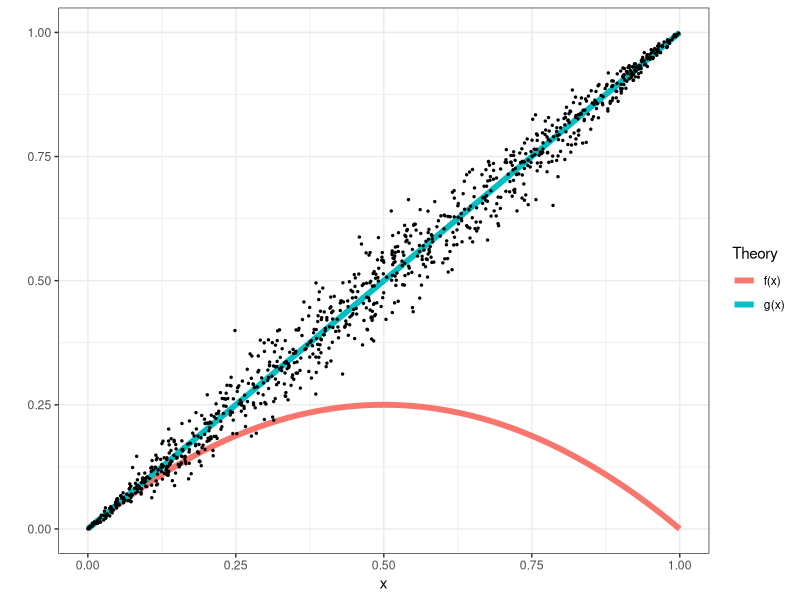
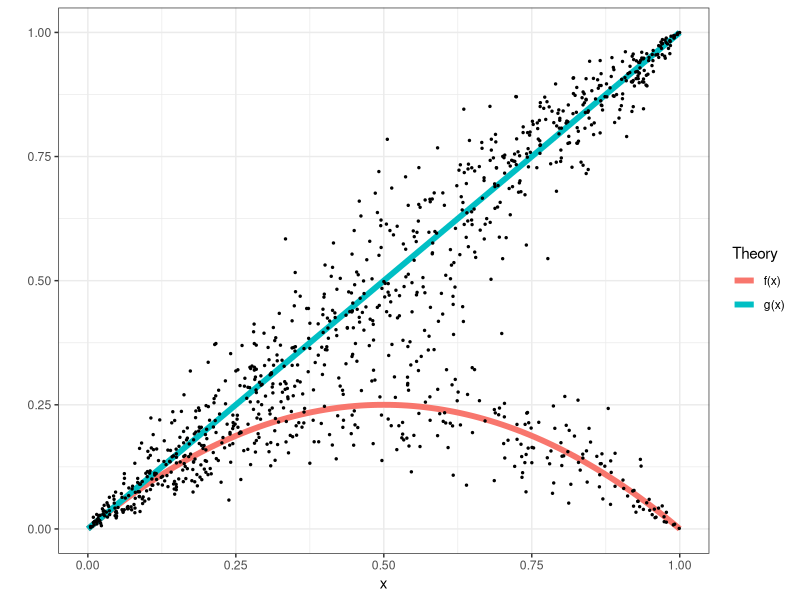
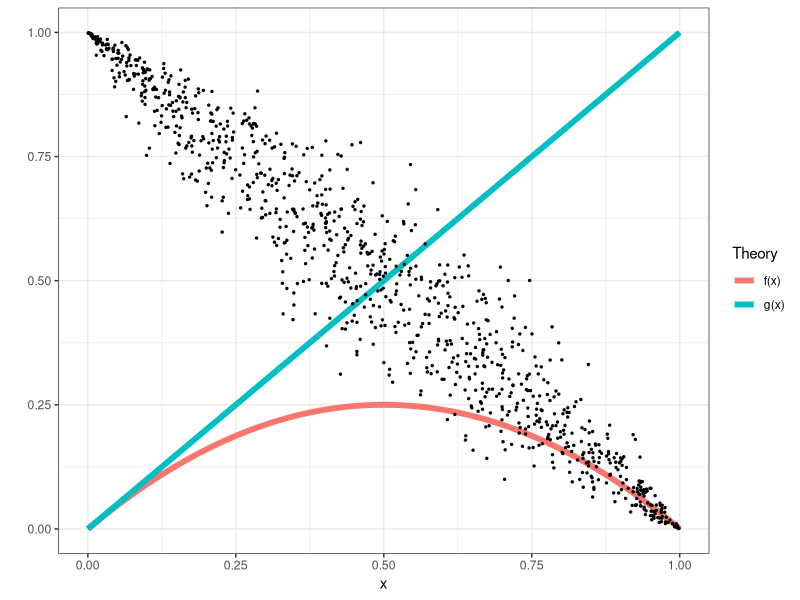

Here is the R script that generated these plots, in order:
## ---- chunk 1
knitr::opts_chunk$set(echo = FALSE)
library(ggplot2)
set.seed(42)
## ---- chunk 2
x<-seq(0,1,length=101)
y<-x*(1-x)
pltData<-data.frame(y,x)
pltData$Theory <- "f(x)"
tmp<-pltData
tmp$y<-x
tmp$Theory<-"g(x)"
pltData<-rbind(pltData,tmp)

xdata<-runif(n=1000)
ydata<-1/(1+exp(-((log(xdata)-log((1-xdata)))+0.2*rnorm(n=1000))))
dataXY<-data.frame(xdata,ydata)

plt<-(
  ggplot(pltData,aes(x=x,y=y,color=Theory))
  +geom_line(size=2)
  +geom_point(data=dataXY,aes(x=xdata,y=ydata),size=0.5,color="black")
  +theme_bw()
  +xlab("x")
  +ylab("")
)
plt
## ---- chunk 3

xdata<-runif(n=1000)
group<-(runif(n=1000)<0.7)
yprediction<-xdata*(1-xdata)
yprediction[group]<-xdata[group]

ydata<-  1/(1+exp(-((log(yprediction)-log((1-yprediction)))+0.4*rnorm(n=1000))))
dataXY<-data.frame(xdata,ydata)

plt<-(
  ggplot(pltData,aes(x=x,y=y,color=Theory))
  +geom_line(size=2)
  +geom_point(data=dataXY,aes(x=xdata,y=ydata),size=0.5,color="black")
  +theme_bw()
  +xlab("x")
  +ylab("")
)
plt
## ---- chunk 4

xdata<-runif(n=1000)

yprediction<-1-xdata

ydata<-  1/(1+exp(-((log(yprediction)-log((1-yprediction)))+0.4*rnorm(n=1000))))
dataXY<-data.frame(xdata,ydata)

plt<-(
  ggplot(pltData,aes(x=x,y=y,color=Theory))
  +geom_line(size=2)
  +geom_point(data=dataXY,aes(x=xdata,y=ydata),size=0.5,color="black")
  +theme_bw()
  +xlab("x")
  +ylab("")
)
plt
